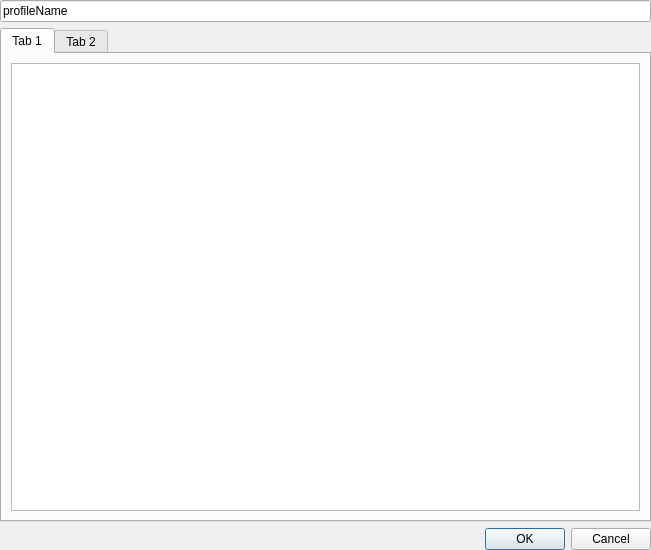
<?xml version="1.0" encoding="UTF-8"?>
<ui version="4.0">
 <class>EditProfile</class>
 <widget class="QWidget" name="EditProfile">
  <property name="geometry">
   <rect>
    <x>0</x>
    <y>0</y>
    <width>651</width>
    <height>550</height>
   </rect>
  </property>
  <property name="windowTitle">
   <string>Form</string>
  </property>
  <layout class="QVBoxLayout" name="MainVerticalLayout">
   <property name="margin">
    <number>0</number>
   </property>
   <item>
    <widget class="QLineEdit" name="profileName">
     <property name="toolTip">
      <string>Profile Name</string>
     </property>
     <property name="text">
      <string>profileName</string>
     </property>
    </widget>
   </item>
   <item>
    <widget class="QTabWidget" name="classTabs">
     <property name="currentIndex">
      <number>0</number>
     </property>
     <widget class="QWidget" name="tab">
      <attribute name="title">
       <string>Tab 1</string>
      </attribute>
      <layout class="QVBoxLayout" name="verticalLayout">
       <item>
        <widget class="QListWidget" name="optionsList"/>
       </item>
      </layout>
     </widget>
     <widget class="QWidget" name="tab_2">
      <attribute name="title">
       <string>Tab 2</string>
      </attribute>
     </widget>
    </widget>
   </item>
   <item>
    <widget class="QDialogButtonBox" name="buttonBox">
     <property name="standardButtons">
      <set>QDialogButtonBox::Cancel|QDialogButtonBox::Ok</set>
     </property>
    </widget>
   </item>
  </layout>
 </widget>
 <resources>
  <include location="../icons/temp_icons.qrc"/>
 </resources>
 <connections>
  <connection>
   <sender>buttonBox</sender>
   <signal>accepted()</signal>
   <receiver>EditProfile</receiver>
   <slot>readProfileConfig()</slot>
   <hints>
    <hint type="sourcelabel">
     <x>319</x>
     <y>538</y>
    </hint>
    <hint type="destinationlabel">
     <x>0</x>
     <y>117</y>
    </hint>
   </hints>
  </connection>
  <connection>
   <sender>buttonBox</sender>
   <signal>rejected()</signal>
   <receiver>EditProfile</receiver>
   <slot>hide()</slot>
   <hints>
    <hint type="sourcelabel">
     <x>272</x>
     <y>535</y>
    </hint>
    <hint type="destinationlabel">
     <x>0</x>
     <y>151</y>
    </hint>
   </hints>
  </connection>
 </connections>
 <slots>
  <slot>readProfileConfig()</slot>
 </slots>
</ui>
